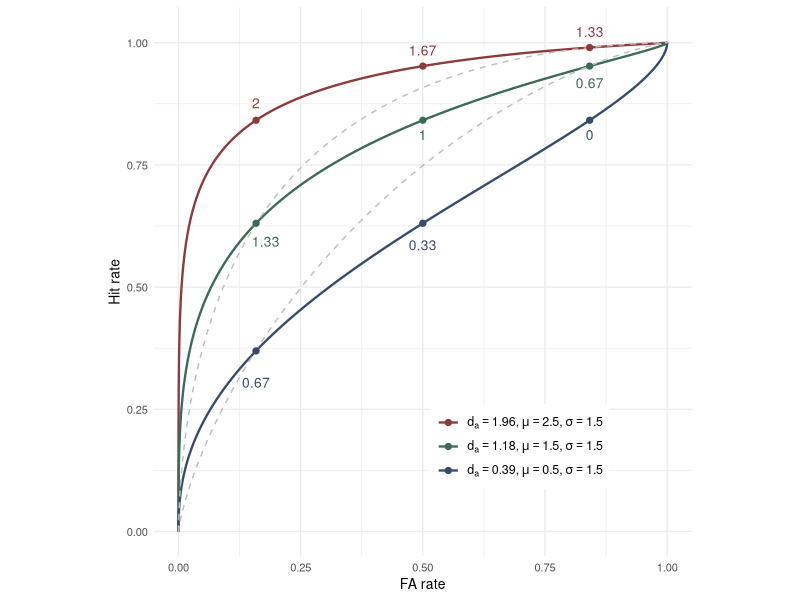
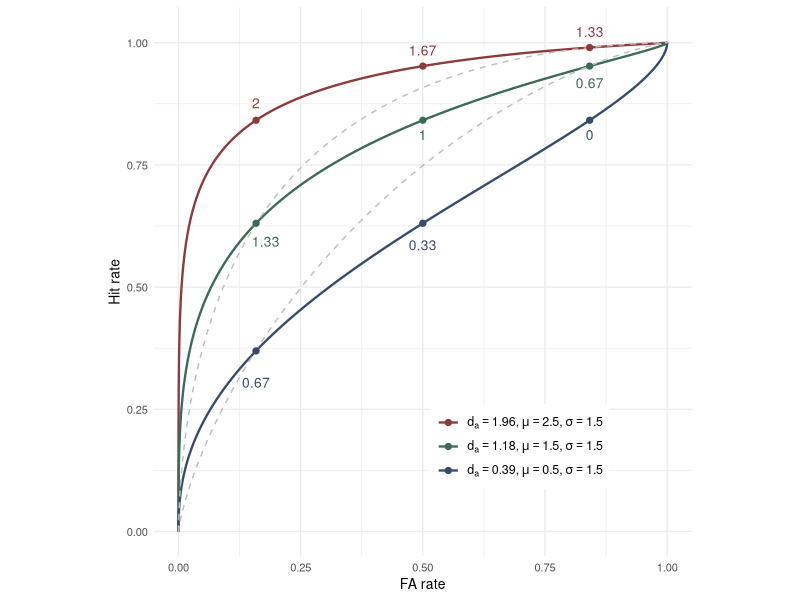

These figures' R source, in order:
library(tidyverse)

sigma <- 1.5
cri1 <- seq(-4, 4, length.out = 100000)
cutoffs <- seq(-1, 1, 1)
mus <- c(2.5, 1.5, 0.5)
(da <- mus / sqrt((1 + 1.5^2) / 2))

roc_all <- data.frame()
points_all <- data.frame()

for (mu in mus) {
  uv_far <- c(0, as.vector(pnorm(0 - cri1, 0, 1)), 1)
  uv_hr <- c(0, as.vector(pnorm((mu - cri1)/sigma, 0, 1)), 1)
  temp_roc <- data.frame(phit = uv_hr, pfa = uv_far, mu = as.factor(mu))
  roc_all <- rbind(roc_all, temp_roc)
  
  uv_far_cut <- as.vector(pnorm(0 - cutoffs, 0, 1))
  uv_hr_cut <- as.vector(pnorm((mu - cutoffs)/sigma, 0, 1))
  temp_points <- data.frame(phit = uv_hr_cut, pfa = uv_far_cut, mu = as.factor(mu))
  points_all <- rbind(points_all, temp_points)
}

points_all <- points_all %>%
  mutate(dp = qnorm(phit) - qnorm(pfa))
points_all

label = round(points_all$dp, 2)

ev_far1 <- c(0, as.vector(pnorm(0  - cri1,  0, 1)), 1)
ev_hr1 <- c(0, as.vector(pnorm((1.33 - cri1), 0, 1)), 1)
ev_roc1 <- data.frame(phit = ev_hr1, pfa = ev_far1)

ev_far2 <- c(0, as.vector(pnorm(0  - cri1,  0, 1)), 1)
ev_hr2 <-  c(0, as.vector(pnorm((0.67 - cri1), 0, 1)), 1)
ev_roc2 <- data.frame(phit = ev_hr2, pfa = ev_far2)


points_all$label_x <- points_all$pfa
points_all$label_y <- points_all$phit

adjustments <- data.frame(
  label_x = c(0,     0,     0,      0,      0,     0.02,      0,     0,     0),
  label_y = c(0.032, 0.032, 0.035, -0.035, -0.03, -0.038,    -0.03, -0.045, -0.065)
)

points_all$label_x <- points_all$pfa + adjustments$label_x
points_all$label_y <- points_all$phit + adjustments$label_y

p1 <- ggplot(roc_all, aes(x = pfa, y = phit, color = mu)) +
  geom_line(size = 0.8) +
  geom_line(ev_roc1, mapping = aes(x = pfa, y = phit), color = "gray", linetype = "dashed") +
  geom_line(ev_roc2, mapping = aes(x = pfa, y = phit), color = "gray", linetype = "dashed") +
  geom_point(data = points_all, aes(x = pfa, y = phit, color = mu), size = 1.8) +
  geom_text(
    data = points_all,
    aes(x = label_x, y = label_y, label = label, color = mu),
    size = 3.5,
    show.legend = FALSE
  ) +
  coord_equal() +
  theme_minimal(base_size = 10) +
  labs(x = "FA rate", y = "Hit rate", color = NULL) +
  scale_color_manual(
    values = c("0.5" = "#364B6B", "1.5" = "#3B6A55", "2.5" = "#8C3A3C"),
    labels = c(
      expression(d[a] == 1.96 * "," ~ mu == 2.5 * "," ~ sigma == 1.5),
      expression(d[a] == 1.18 * "," ~ mu == 1.5 * "," ~ sigma == 1.5),
      expression(d[a] == 0.39 * "," ~ mu == 0.5 * "," ~ sigma == 1.5)
    )
  ) +
  theme(
    legend.position = c(0.68, 0.2),
    legend.background = element_rect(fill = "white", color = NA),
    legend.text = element_text(size = 9)
  )

p1

ggsave("figure_2.jpg", p1, width = 4, height = 4, units = "in", dpi = 500)
